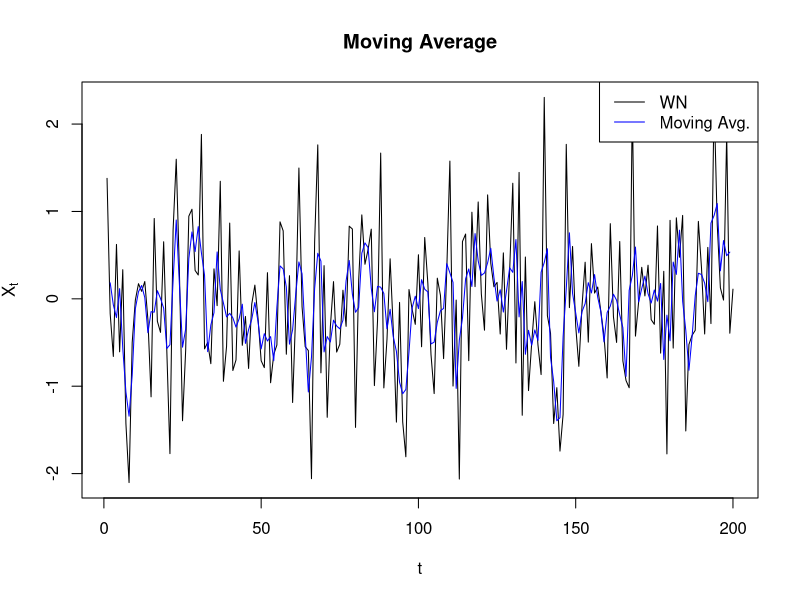
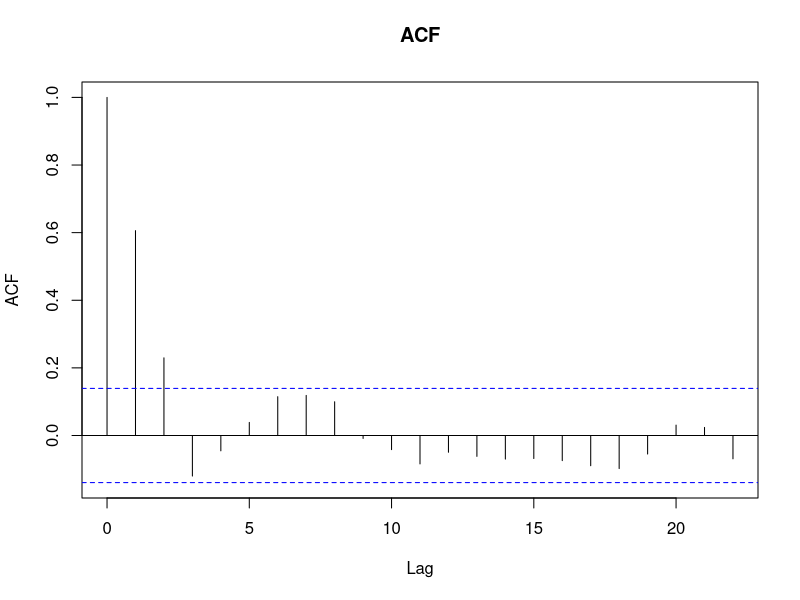
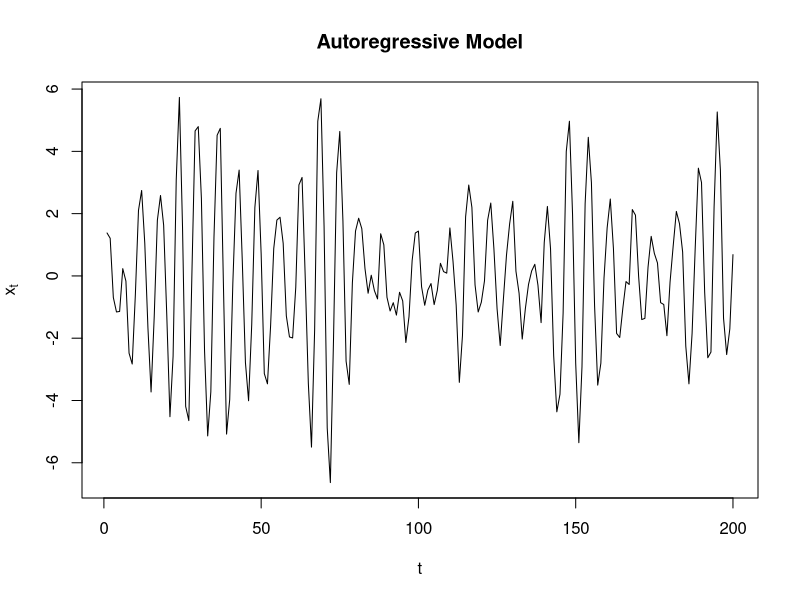
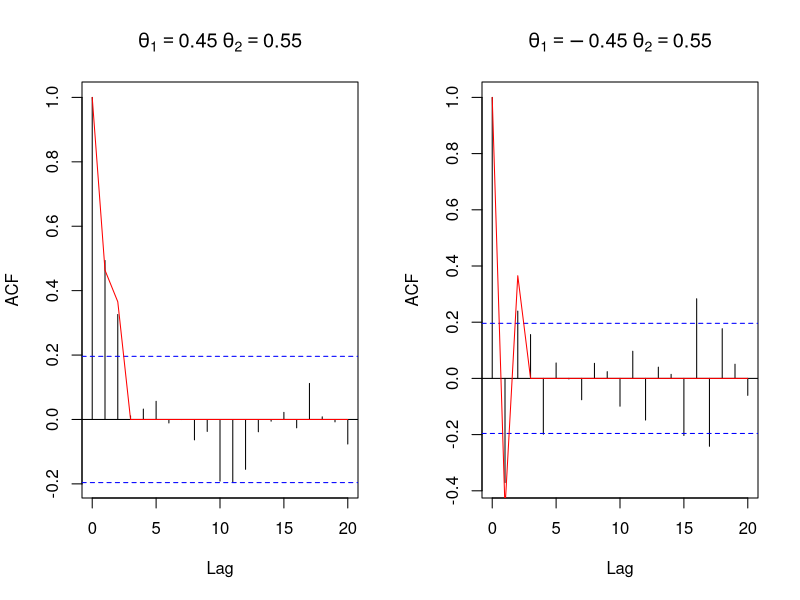
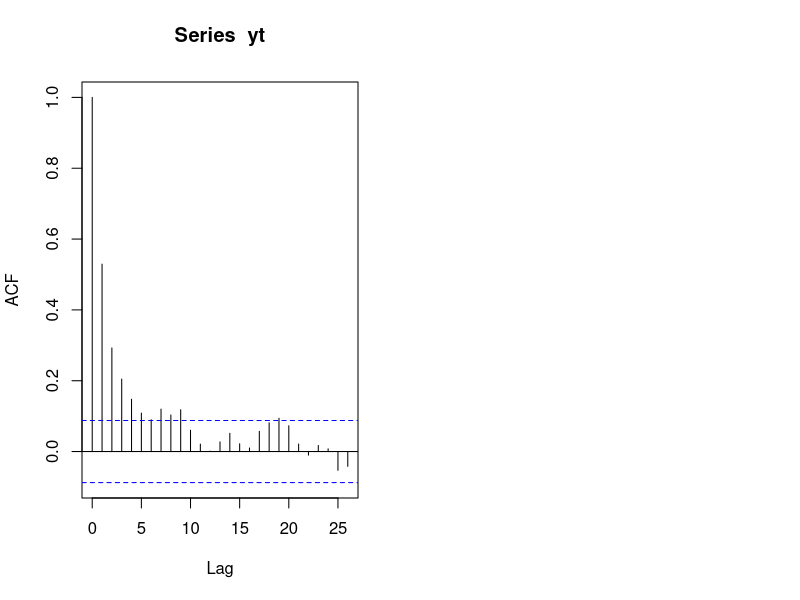

Recreate these plots in R, in order.
## ---- chunk 1
knitr::opts_chunk$set(echo = TRUE)
## ---- chunk 2
z_t <- rnorm(200,0,1)
y_t = filter(z_t, filter = rep(1/3,3), sides = 2, method = "convolution")
plot.ts(z_t,xlab = "t",ylab = expression(X[t]),type = "l",main = "Moving Average")
lines(y_t,col = "blue")
legend("topright",c("WN", "Moving Avg."),col = c("black","blue"),lty = 1)

acf(y_t[2:199], main="ACF")
## ---- chunk 3
x_t <- filter(z_t,filter = c(1,-0.9),method = "recursive")
plot(x_t,xlab = "t",ylab = expression(x[t]),type = "l", main = "Autoregressive Model")

## ---- chunk 4
#a
theta_1 <- 0.45
theta_2 <- 0.55
var_ma <- 1 + theta_1^2 + (theta_2)^2
# Simulate MA
x1 <- arima.sim(n = 100,model = list(ma=c(theta_1,theta_2)))
# Theoretical ACF
theo_acf1 <- c(var_ma,(theta_1 + theta_1*theta_2),theta_2,rep(0,18))/var_ma

 #b
theta_1 <- -0.45
theta_2 <- 0.55
var_ma <- 1+theta_1^2+theta_2^2
x2 <- arima.sim(n = 100,model = list(ma=c(theta_1,theta_2)))
theo_acf2 <- c(var_ma,(theta_1 + theta_1*theta_2),theta_2,rep(0,18))/var_ma

# Plot both ACFs
op <- par(mfrow = c(1,2))
acf(x1,main = expression(theta[1] == 0.45~theta[2] == 0.55)) # Sample auto-correlation 
lines(x = 0:20,y = theo_acf1,col = "red") # Add theoretical ACF
acf(x2,main = expression(theta[1] == -0.45~theta[2] == 0.55)) 
lines(x = 0:20,y = theo_acf2,col = "red")


yt <- arima.sim(list(order=c(1,0,0), ar=.5), n=500)
acf(yt)  
